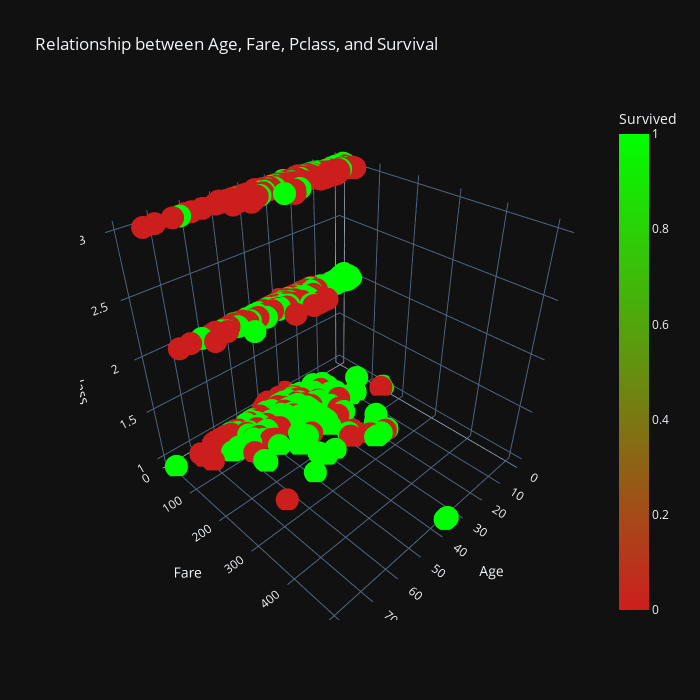

Notebook source saved alongside this figure:
### Markdown cell above
### Goal : Relationship between Age, Fare, Pclass and Survival

### Code cell
color_sequence = ['#cd1e1e', '#00FF00']
fig = px.scatter_3d(df, x="Age", y="Fare", z="Pclass", color="Survived", color_continuous_scale=color_sequence, title="Relationship between Age, Fare, Pclass, and Survival", height=700, width=700)
fig.show()

### Figure 1 — Plotly figure (JSON) as saved in the notebook; plotly's stock layout.template omitted (floating-point values rounded to 4 significant figures; data arrays with more than 128 entries replaced by an {"elided": "..."} marker saying what was removed)
{"data": [{"hovertemplate": "Age=%{x}<br>Fare=%{y}<br>Pclass=%{z}<br>Survived=%{marker.color}<extra></extra>", "legendgroup": "", "marker": {"color": {"elided": "891 int values"}, "coloraxis": "coloraxis", "symbol": "circle"}, "mode": "markers", "name": "", "scene": "scene", "showlegend": false, "type": "scatter3d", "x": {"elided": "891 float values"}, "y": {"elided": "891 float values"}, "z": {"elided": "891 int values"}}], "layout": {"coloraxis": {"colorbar": {"title": {"text": "Survived"}}, "colorscale": [[0, "#cd1e1e"], [1, "#00FF00"]]}, "height": 700, "legend": {"tracegroupgap": 0}, "scene": {"domain": {"x": [0, 1], "y": [0, 1]}, "xaxis": {"title": {"text": "Age"}}, "yaxis": {"title": {"text": "Fare"}}, "zaxis": {"title": {"text": "Pclass"}}}, "title": {"text": "Relationship between Age, Fare, Pclass, and Survival"}, "width": 700}}
